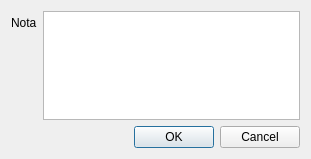
<?xml version="1.0" encoding="UTF-8"?>
<ui version="4.0">
 <class>NotaDialog</class>
 <widget class="QDialog" name="NotaDialog">
  <property name="geometry">
   <rect>
    <x>0</x>
    <y>0</y>
    <width>311</width>
    <height>159</height>
   </rect>
  </property>
  <property name="windowTitle">
   <string>Modifica nota</string>
  </property>
  <layout class="QFormLayout" name="formLayout">
   <item row="0" column="0">
    <widget class="QLabel" name="label">
     <property name="text">
      <string>Nota</string>
     </property>
    </widget>
   </item>
   <item row="0" column="1">
    <widget class="QTextEdit" name="textEdit"/>
   </item>
   <item row="1" column="0" colspan="2">
    <widget class="QDialogButtonBox" name="buttonBox">
     <property name="orientation">
      <enum>Qt::Horizontal</enum>
     </property>
     <property name="standardButtons">
      <set>QDialogButtonBox::Cancel|QDialogButtonBox::Ok</set>
     </property>
    </widget>
   </item>
  </layout>
 </widget>
 <resources/>
 <connections>
  <connection>
   <sender>buttonBox</sender>
   <signal>accepted()</signal>
   <receiver>NotaDialog</receiver>
   <slot>accept()</slot>
   <hints>
    <hint type="sourcelabel">
     <x>248</x>
     <y>254</y>
    </hint>
    <hint type="destinationlabel">
     <x>157</x>
     <y>274</y>
    </hint>
   </hints>
  </connection>
  <connection>
   <sender>buttonBox</sender>
   <signal>rejected()</signal>
   <receiver>NotaDialog</receiver>
   <slot>reject()</slot>
   <hints>
    <hint type="sourcelabel">
     <x>316</x>
     <y>260</y>
    </hint>
    <hint type="destinationlabel">
     <x>286</x>
     <y>274</y>
    </hint>
   </hints>
  </connection>
 </connections>
</ui>
